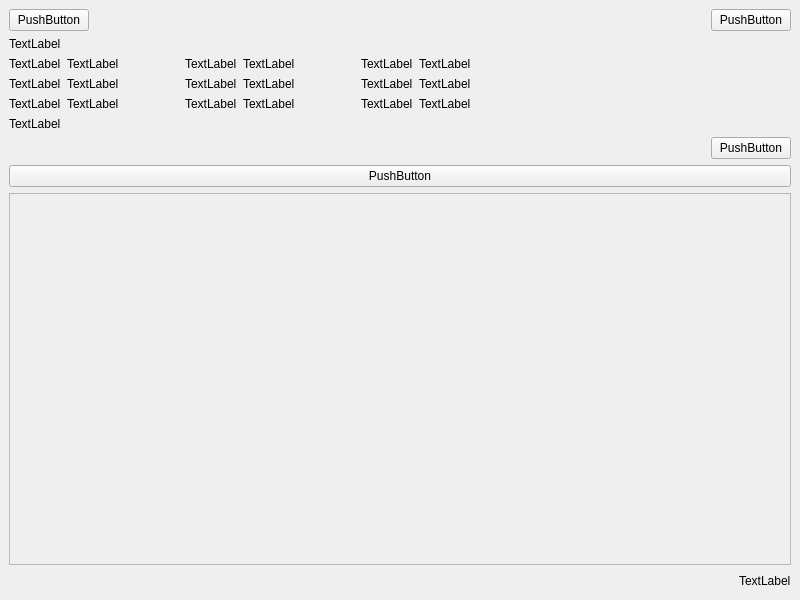
<?xml version="1.0" encoding="UTF-8"?>
<ui version="4.0">
 <class>YouTransMainWindow</class>
 <widget class="QMainWindow" name="YouTransMainWindow">
  <property name="geometry">
   <rect>
    <x>0</x>
    <y>0</y>
    <width>800</width>
    <height>600</height>
   </rect>
  </property>
  <property name="windowTitle">
   <string>MainWindow</string>
  </property>
  <widget class="QWidget" name="centralwidget">
   <layout class="QVBoxLayout" name="verticalLayout_6">
    <item>
     <layout class="QHBoxLayout" name="horizontalLayout">
      <item>
       <widget class="QPushButton" name="btn_set_input_path">
        <property name="text">
         <string>PushButton</string>
        </property>
       </widget>
      </item>
      <item>
       <spacer name="horizontalSpacer">
        <property name="orientation">
         <enum>Qt::Horizontal</enum>
        </property>
        <property name="sizeHint" stdset="0">
         <size>
          <width>40</width>
          <height>20</height>
         </size>
        </property>
       </spacer>
      </item>
      <item>
       <widget class="QPushButton" name="btn_set_output_path">
        <property name="text">
         <string>PushButton</string>
        </property>
       </widget>
      </item>
     </layout>
    </item>
    <item>
     <widget class="QLabel" name="params_val_output_filefmt_label">
      <property name="text">
       <string>TextLabel</string>
      </property>
     </widget>
    </item>
    <item>
     <layout class="QHBoxLayout" name="horizontalLayout_4">
      <item>
       <layout class="QVBoxLayout" name="verticalLayout_3">
        <item>
         <widget class="QLabel" name="params_key_videocodec">
          <property name="text">
           <string>TextLabel</string>
          </property>
         </widget>
        </item>
        <item>
         <widget class="QLabel" name="params_key_pixelfmt">
          <property name="text">
           <string>TextLabel</string>
          </property>
         </widget>
        </item>
        <item>
         <widget class="QLabel" name="params_key_videocrf">
          <property name="text">
           <string>TextLabel</string>
          </property>
         </widget>
        </item>
       </layout>
      </item>
      <item>
       <layout class="QVBoxLayout" name="verticalLayout_5">
        <item>
         <widget class="QLabel" name="params_val_videocodec">
          <property name="text">
           <string>TextLabel</string>
          </property>
         </widget>
        </item>
        <item>
         <widget class="QLabel" name="params_val_pixelfmt">
          <property name="text">
           <string>TextLabel</string>
          </property>
         </widget>
        </item>
        <item>
         <widget class="QLabel" name="params_val_videocrf">
          <property name="text">
           <string>TextLabel</string>
          </property>
         </widget>
        </item>
       </layout>
      </item>
      <item>
       <layout class="QHBoxLayout" name="horizontalLayout_2">
        <property name="leftMargin">
         <number>60</number>
        </property>
       </layout>
      </item>
      <item>
       <layout class="QVBoxLayout" name="verticalLayout">
        <item>
         <widget class="QLabel" name="params_key_audiocodec">
          <property name="text">
           <string>TextLabel</string>
          </property>
         </widget>
        </item>
        <item>
         <widget class="QLabel" name="params_key_audiochannellayout">
          <property name="text">
           <string>TextLabel</string>
          </property>
         </widget>
        </item>
        <item>
         <widget class="QLabel" name="params_key_audiosamplerate">
          <property name="text">
           <string>TextLabel</string>
          </property>
         </widget>
        </item>
       </layout>
      </item>
      <item>
       <layout class="QVBoxLayout" name="verticalLayout_7">
        <item>
         <widget class="QLabel" name="params_val_audiocodec">
          <property name="text">
           <string>TextLabel</string>
          </property>
         </widget>
        </item>
        <item>
         <widget class="QLabel" name="params_val_audiochannellayout">
          <property name="text">
           <string>TextLabel</string>
          </property>
         </widget>
        </item>
        <item>
         <widget class="QLabel" name="params_val_audiosamplerate">
          <property name="text">
           <string>TextLabel</string>
          </property>
         </widget>
        </item>
       </layout>
      </item>
      <item>
       <layout class="QHBoxLayout" name="horizontalLayout_5">
        <property name="leftMargin">
         <number>60</number>
        </property>
       </layout>
      </item>
      <item>
       <layout class="QVBoxLayout" name="verticalLayout_8">
        <property name="leftMargin">
         <number>0</number>
        </property>
        <item>
         <widget class="QLabel" name="params_key_decodethreadnum">
          <property name="text">
           <string>TextLabel</string>
          </property>
         </widget>
        </item>
        <item>
         <widget class="QLabel" name="params_key_encodethreadnum">
          <property name="text">
           <string>TextLabel</string>
          </property>
         </widget>
        </item>
        <item>
         <widget class="QLabel" name="params_key_transsametime">
          <property name="text">
           <string>TextLabel</string>
          </property>
         </widget>
        </item>
       </layout>
      </item>
      <item>
       <layout class="QVBoxLayout" name="verticalLayout_9">
        <property name="leftMargin">
         <number>0</number>
        </property>
        <item>
         <widget class="QLabel" name="params_val_decodethreadnum">
          <property name="text">
           <string>TextLabel</string>
          </property>
         </widget>
        </item>
        <item>
         <widget class="QLabel" name="params_val_encodethreadnum">
          <property name="text">
           <string>TextLabel</string>
          </property>
         </widget>
        </item>
        <item>
         <widget class="QLabel" name="params_val_transsametime">
          <property name="text">
           <string>TextLabel</string>
          </property>
         </widget>
        </item>
       </layout>
      </item>
      <item>
       <spacer name="horizontalSpacer_3">
        <property name="orientation">
         <enum>Qt::Horizontal</enum>
        </property>
        <property name="sizeHint" stdset="0">
         <size>
          <width>40</width>
          <height>20</height>
         </size>
        </property>
       </spacer>
      </item>
     </layout>
    </item>
    <item>
     <widget class="QLabel" name="params_val_output_path">
      <property name="text">
       <string>TextLabel</string>
      </property>
     </widget>
    </item>
    <item>
     <layout class="QHBoxLayout" name="horizontalLayout_3">
      <item>
       <spacer name="horizontalSpacer_2">
        <property name="orientation">
         <enum>Qt::Horizontal</enum>
        </property>
        <property name="sizeHint" stdset="0">
         <size>
          <width>40</width>
          <height>20</height>
         </size>
        </property>
       </spacer>
      </item>
      <item>
       <widget class="QPushButton" name="btn_transcode_config">
        <property name="text">
         <string>PushButton</string>
        </property>
       </widget>
      </item>
     </layout>
    </item>
    <item>
     <layout class="QVBoxLayout" name="trans_params_box">
      <item>
       <widget class="QPushButton" name="btn_start_stop_transcode">
        <property name="text">
         <string>PushButton</string>
        </property>
       </widget>
      </item>
     </layout>
    </item>
    <item>
     <layout class="QVBoxLayout" name="verticalLayout_2">
      <item>
       <widget class="QScrollArea" name="scrollArea">
        <property name="widgetResizable">
         <bool>true</bool>
        </property>
        <widget class="QWidget" name="task_list_content">
         <property name="geometry">
          <rect>
           <x>0</x>
           <y>0</y>
           <width>772</width>
           <height>288</height>
          </rect>
         </property>
         <layout class="QVBoxLayout" name="verticalLayout_4">
          <property name="leftMargin">
           <number>0</number>
          </property>
          <property name="topMargin">
           <number>0</number>
          </property>
          <property name="rightMargin">
           <number>0</number>
          </property>
          <property name="bottomMargin">
           <number>0</number>
          </property>
          <item>
           <layout class="QVBoxLayout" name="task_list_content_layout">
            <property name="spacing">
             <number>6</number>
            </property>
           </layout>
          </item>
          <item>
           <spacer name="verticalSpacer">
            <property name="orientation">
             <enum>Qt::Vertical</enum>
            </property>
            <property name="sizeHint" stdset="0">
             <size>
              <width>20</width>
              <height>40</height>
             </size>
            </property>
           </spacer>
          </item>
         </layout>
        </widget>
       </widget>
      </item>
     </layout>
    </item>
    <item>
     <layout class="QHBoxLayout" name="horizontalLayout_6">
      <property name="topMargin">
       <number>0</number>
      </property>
      <item>
       <spacer name="horizontalSpacer_4">
        <property name="orientation">
         <enum>Qt::Horizontal</enum>
        </property>
        <property name="sizeHint" stdset="0">
         <size>
          <width>40</width>
          <height>20</height>
         </size>
        </property>
       </spacer>
      </item>
      <item>
       <widget class="QLabel" name="system_status_label">
        <property name="text">
         <string>TextLabel</string>
        </property>
       </widget>
      </item>
     </layout>
    </item>
   </layout>
  </widget>
 </widget>
 <resources/>
 <connections/>
</ui>
